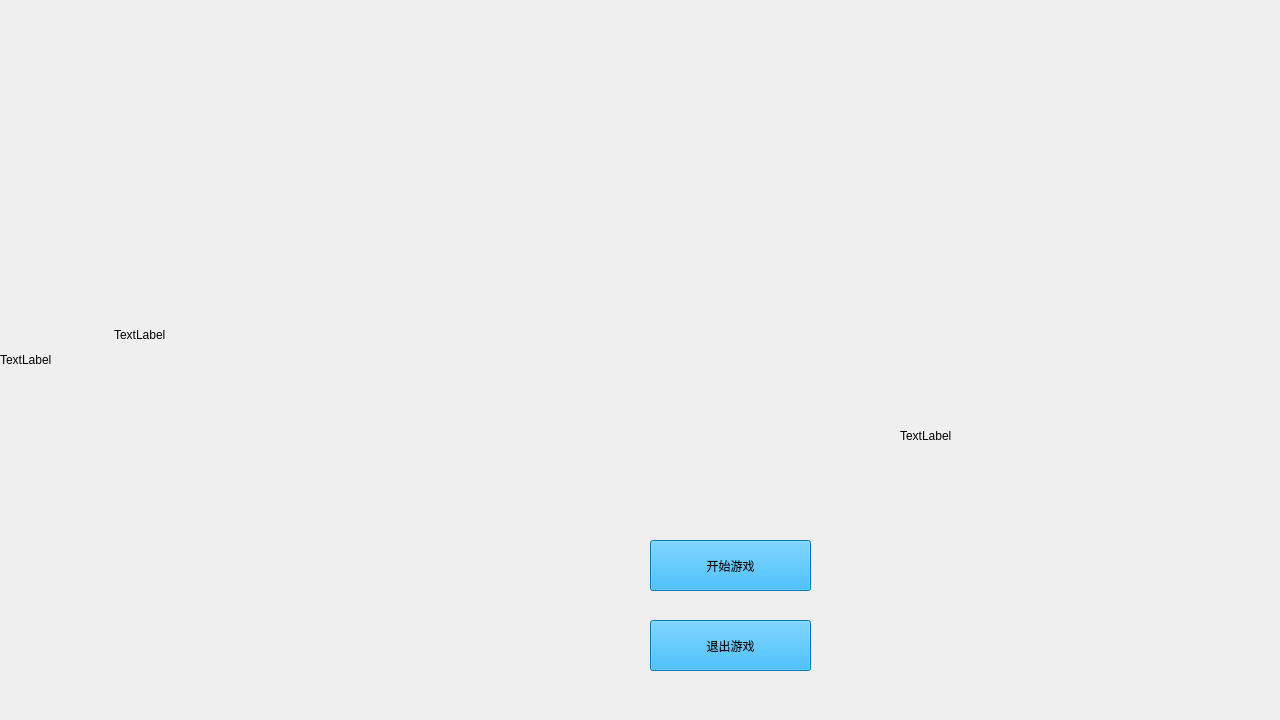
<?xml version="1.0" encoding="UTF-8"?>
<ui version="4.0">
 <class>gameview</class>
 <widget class="QWidget" name="gameview">
  <property name="geometry">
   <rect>
    <x>0</x>
    <y>0</y>
    <width>1280</width>
    <height>720</height>
   </rect>
  </property>
  <property name="minimumSize">
   <size>
    <width>1280</width>
    <height>720</height>
   </size>
  </property>
  <property name="maximumSize">
   <size>
    <width>1280</width>
    <height>720</height>
   </size>
  </property>
  <property name="windowTitle">
   <string>Form</string>
  </property>
  <widget class="QLabel" name="Image_Label">
   <property name="geometry">
    <rect>
     <x>114</x>
     <y>-6</y>
     <width>451</width>
     <height>681</height>
    </rect>
   </property>
   <property name="text">
    <string>TextLabel</string>
   </property>
  </widget>
  <widget class="QLabel" name="Backg_Label">
   <property name="geometry">
    <rect>
     <x>0</x>
     <y>0</y>
     <width>1280</width>
     <height>720</height>
    </rect>
   </property>
   <property name="text">
    <string>TextLabel</string>
   </property>
  </widget>
  <widget class="QLabel" name="Bygg">
   <property name="geometry">
    <rect>
     <x>900</x>
     <y>150</y>
     <width>350</width>
     <height>571</height>
    </rect>
   </property>
   <property name="text">
    <string>TextLabel</string>
   </property>
  </widget>
  <widget class="QPushButton" name="Commence">
   <property name="geometry">
    <rect>
     <x>650</x>
     <y>540</y>
     <width>161</width>
     <height>51</height>
    </rect>
   </property>
   <property name="styleSheet">
    <string notr="true">font: 12pt &quot;楷体&quot;;
background-color: rgb(0, 170, 255);
color: rgb(0, 0, 0);
</string>
   </property>
   <property name="text">
    <string>开始游戏</string>
   </property>
  </widget>
  <widget class="QPushButton" name="Resume">
   <property name="geometry">
    <rect>
     <x>650</x>
     <y>620</y>
     <width>161</width>
     <height>51</height>
    </rect>
   </property>
   <property name="styleSheet">
    <string notr="true">font: 12pt &quot;楷体&quot;;
background-color: rgb(0, 170, 255);
color: rgb(0, 0, 0);
</string>
   </property>
   <property name="text">
    <string>退出游戏</string>
   </property>
  </widget>
 </widget>
 <resources/>
 <connections/>
</ui>
